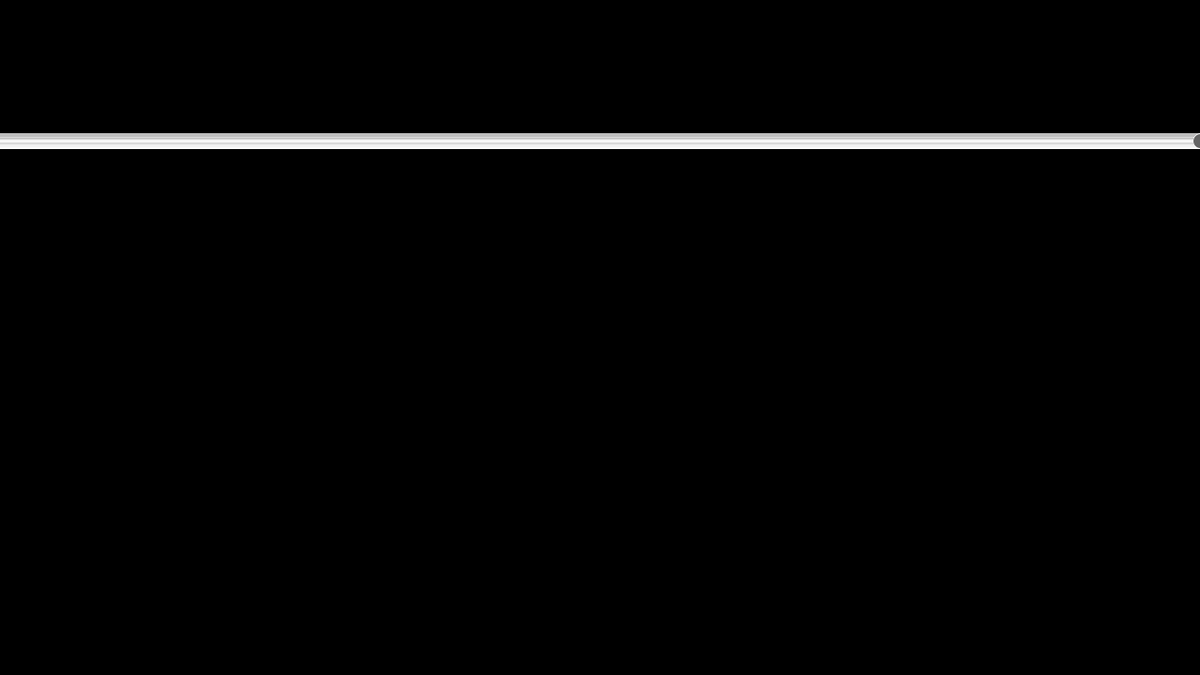
Frame 1 (no input)
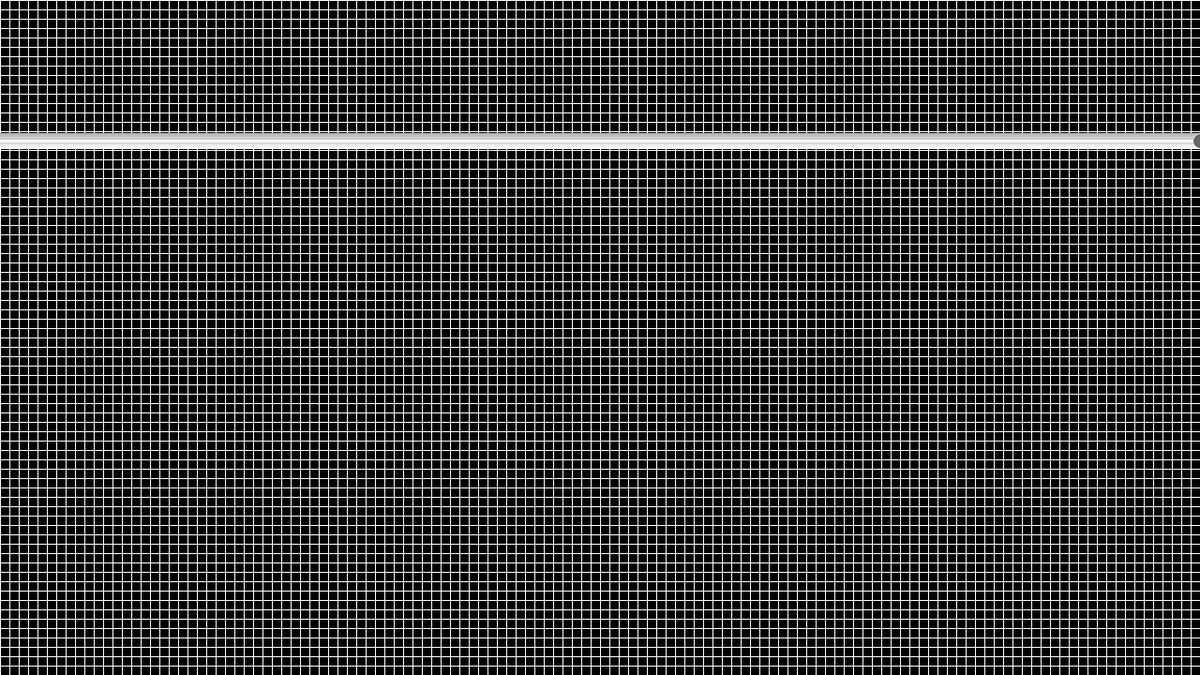
Frame 60 (the mouse pressed at the canvas centre just before this capture)
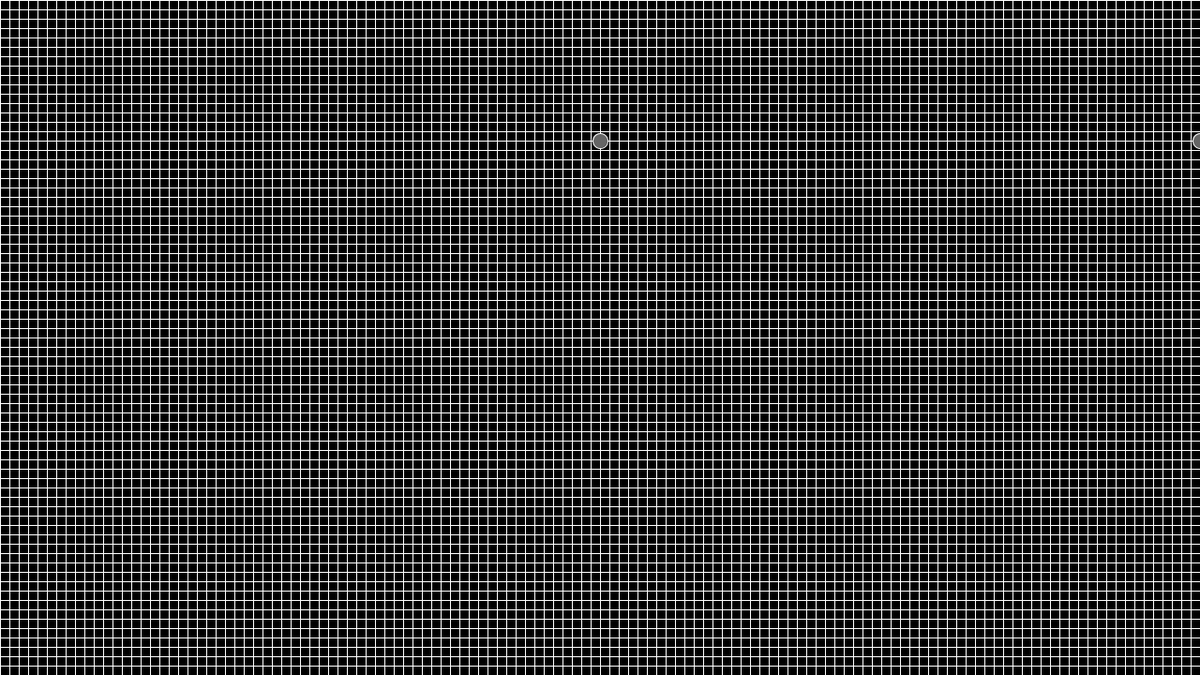
Frame 120 (the mouse held since frame 60 and released just before this capture)

The Processing sketch that drew these frames (run headless with seeded random() and noise(); from frame 60 on, the mouse is pressed at the canvas centre):

// Processing sketch: sketch_161229_6_2_Loops
// ── sketch_161229_6_2_Loops.pde
float x = 0;
float linex = 0;
float liney = 0;
void setup(){
 size(1280,720); 
}

void draw() {
  background(0);
  x = 0;
  /// For Loop Grid
  for ( int x = 0; x < width; x = x+10) {
   line(x,0,x,height); 
  }
  for (int y = 0; y< height; y = y+10) {
    line(0,y,width, y);
  }
  
  
  /// Draw a grid using a while Loop
  linex = 50;
  while(linex < width) {
    line(linex, 0, linex, height);
    linex = linex + 50;
  }
  liney = 50;
  while (liney < height) {
    line(0, liney, width, liney);
    liney = liney + 50;
  }
  
  /// Mouse Interaction Circles
  while (x < width) {
    if (mouseX < 1){
    x = x + 1;
  } else {
    x = x + mouseX;
  }
  fill(101);
  stroke(255);
  ellipse(x, 150, 16,16);
  }
  
}
